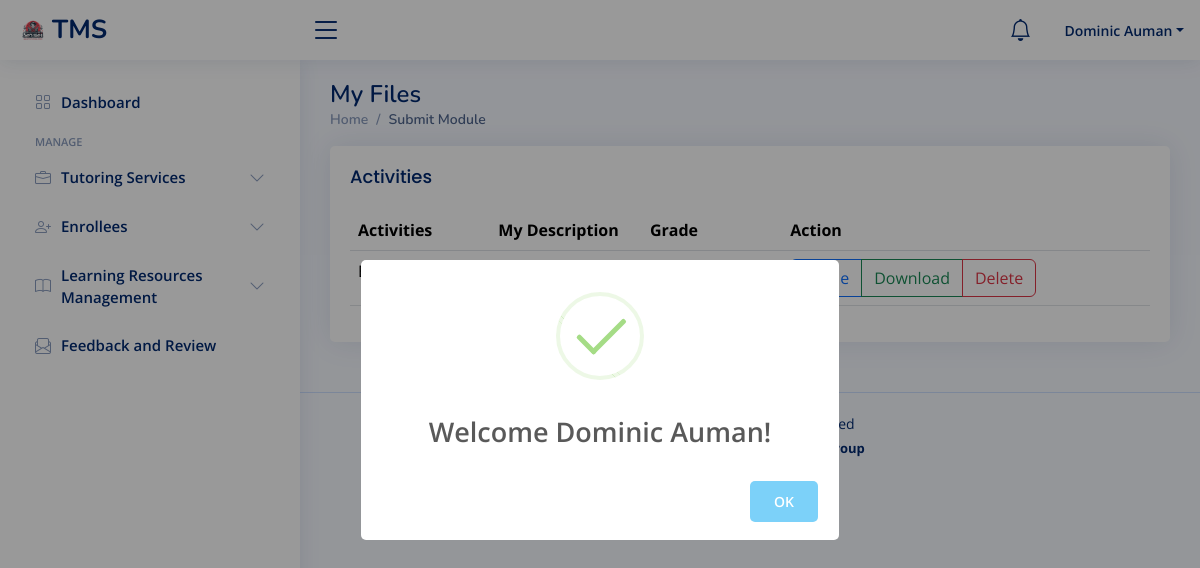
Page /tutor/module_student.php (signed in) on the earlier database version.
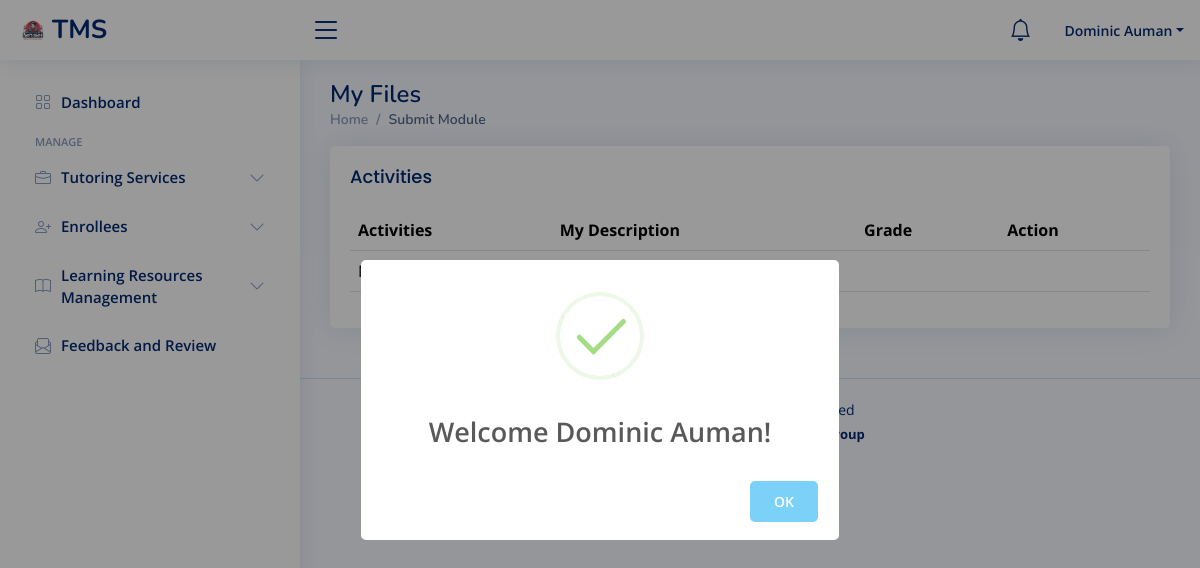
Same page on the later database version.
### tables this page shows
CREATE TABLE `module_submit` (
  `submit_id` int(11) NOT NULL AUTO_INCREMENT,
  `description` text NOT NULL,
  `grade` int(255) NOT NULL DEFAULT 0,
  `tutor_comment` text DEFAULT NULL,
  `file_name` varchar(255) NOT NULL,
  `file_type` varchar(255) NOT NULL,
  `file_path` varchar(255) NOT NULL,
  `module_id` int(11) NOT NULL,
  `user_id` int(11) NOT NULL,
  `date_posted` timestamp NOT NULL DEFAULT current_timestamp() ON UPDATE current_timestamp(),
  PRIMARY KEY (`submit_id`),
  KEY `module_id` (`module_id`,`user_id`),
  KEY `user_id` (`user_id`),
  CONSTRAINT `module_submit_ibfk_1` FOREIGN KEY (`user_id`) REFERENCES `student` (`user_id`) ON DELETE CASCADE ON UPDATE NO ACTION,
  CONSTRAINT `module_submit_ibfk_2` FOREIGN KEY (`module_id`) REFERENCES `tutorial_module` (`module_id`) ON DELETE CASCADE ON UPDATE NO ACTION
);

### tutor/module_student.php (the view, shortened to what this page needs)
    <?php
    include("./include/header.php");
    include("./include/topbar.php");
    include("./include/sidebar.php");
    ?>
    <div class="pagetitle">
        <h1>My Files</h1>
        <nav>
            <ol class="breadcrumb">
                <li class="breadcrumb-item"><a href="index.php">Home</a></li>
                <li class="breadcrumb-item active">Submit Module</li>
            </ol>
        </nav>
    </div>
    <section class="section">
        <div class="row">
            <div class="col-lg-12">
                <div class="card">
                    <div class="card-body">
                        <h5 class="card-title">Activities</h5>
                        <table class="table datatable">
                            <thead>
                                <tr>
                                    <th scope="col">Activities</th>
                                    <th scope="col">My Description</th>
                                    <th scope="col">Grade</th>
                                    <th scope="col">Action</th>
                                </tr>
                            </thead>
                            <tbody>
                                <?php
                                $user_id = $_SESSION['auth_user']['user_id'];
                                $query = "SELECT
                                            module_submit.submit_id,
                                            module_submit.description,
                                            module_submit.file_name,
                                            module_submit.file_type,
                                            module_submit.file_path,
                                            tutorial_module.module_title,
                                            tutorial_services.tutor_id,
                                            module_submit.grade
                                        FROM
                                            module_submit
                                            INNER JOIN
                                            tutorial_module
                                            ON
                                                module_submit.module_id = tutorial_module.module_id
                                            INNER JOIN
                                            tutorial_services
                                            ON
                                                tutorial_module.job_id = tutorial_services.job_id
                                        WHERE
                                            tutorial_services.tutor_id = '$user_id'";
                                $query_run = mysqli_query($con, $query);
                                if (mysqli_num_rows($query_run) > 0) {
                                    foreach ($query_run as $row) {
                                ?>
<tr>
    <td width="100px"><?= $row['module_title']; ?></td>
    <td width="100px"><?= $row['description']; ?></td>
    <td width="100px">
</td>
    <td width="100px">
        <form action="process.php" method="POST">
            <div class="btn-group" role="group" aria-label="Basic outlined example">
            <button type="button" class="btn btn-outline-primary" onclick="openGradeModal(<?= $row['submit_id']; ?>)">Grade</button>
                <a href="<?= $row['file_path'] ?>" class="btn btn-outline-success" download>Download</a>
                <button type="submit" name="delete_submit_file" class="btn btn-outline-danger" value="<?= $row['submit_id']; ?>">Delete</button>
            </div>
        </form>
    </td>
</tr>
                                <?php
                                    }
                                } else {
                                ?>
                                    <tr>
                                        <td colspan="4">No Record Found</td>
                                    </tr>
                                <?php
                                }
                                ?>
                            </tbody>
                        </table>
                    </div>
                </div>
            </div>
        </div>
    </section>
    <?php
    include("./include/footer.php");
    ?>

Differences in the rows shown:
removed module_submit: $row['submit_id'] 1 (drawn)
